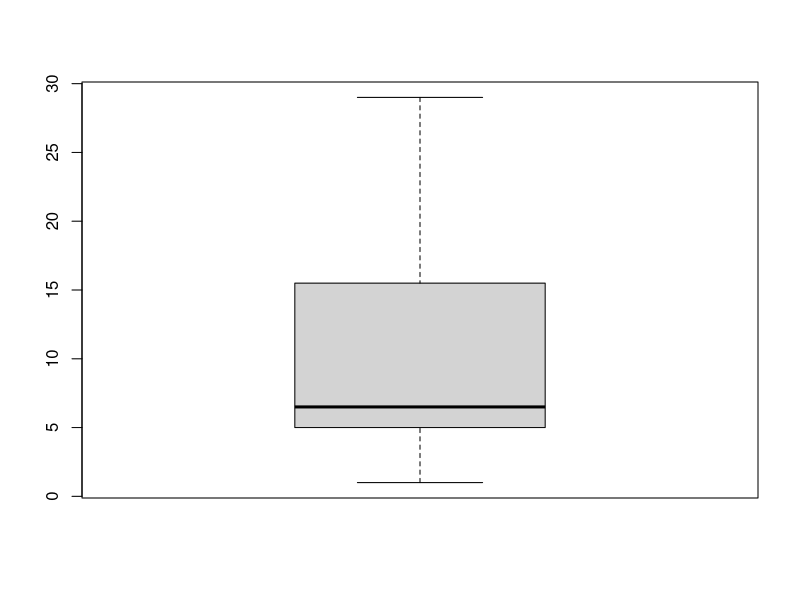

Source code (R):
exam_data <- read.csv("exam_data.csv")

min1 <- min(exam_data[,1])
cat("Min Exam1: ", min1)

max1 <- max(exam_data[,1])
cat("Max Exam1: ", max1)

med1 <- median(exam_data[,1])
cat("Median Exam1: ", med1)

avg1 <- mean(exam_data[,1])
cat("Average Exam1: ", avg1)

var1 <- var(exam_data[,1])
cat("Variance Exam1: ", var1)



min2 <- min(exam_data[,2])
cat("Min Exam2: ", min2)

max2 <- max(exam_data[,2])
cat("Max Exam2: ", max2)

med2 <- median(exam_data[,2])
cat("Median Exam2: ", med2)

avg2 <- mean(exam_data[,2])
cat("Average Exam2: ", avg2)

var2 <- var(exam_data[,2])
cat("Variance Exam2: ", var2)



grade_diff <- abs(exam_data[,2] - exam_data[,1])

boxplot(grade_diff)

quantile(grade_diff, prob=c(0.25,0.5,0.75))
